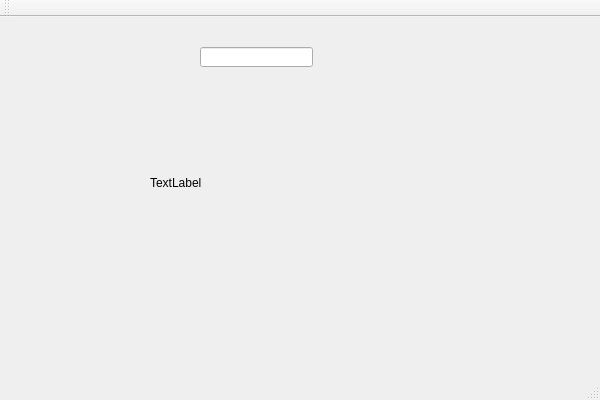
<?xml version="1.0" encoding="utf-8"?>
<ui version="4.0">
 <class>textChanged_testClass</class>
 <widget class="QMainWindow" name="textChanged_testClass">
  <property name="geometry">
   <rect>
    <x>0</x>
    <y>0</y>
    <width>600</width>
    <height>400</height>
   </rect>
  </property>
  <property name="windowTitle">
   <string>textChanged_test</string>
  </property>
  <widget class="QWidget" name="centralWidget">
   <widget class="QLineEdit" name="lineEdit">
    <property name="geometry">
     <rect>
      <x>200</x>
      <y>30</y>
      <width>113</width>
      <height>20</height>
     </rect>
    </property>
   </widget>
   <widget class="QLabel" name="label">
    <property name="geometry">
     <rect>
      <x>150</x>
      <y>90</y>
      <width>211</width>
      <height>151</height>
     </rect>
    </property>
    <property name="text">
     <string>TextLabel</string>
    </property>
   </widget>
  </widget>
  <widget class="QMenuBar" name="menuBar">
   <property name="geometry">
    <rect>
     <x>0</x>
     <y>0</y>
     <width>600</width>
     <height>23</height>
    </rect>
   </property>
  </widget>
  <widget class="QToolBar" name="mainToolBar">
   <attribute name="toolBarArea">
    <enum>TopToolBarArea</enum>
   </attribute>
   <attribute name="toolBarBreak">
    <bool>false</bool>
   </attribute>
  </widget>
  <widget class="QStatusBar" name="statusBar"/>
 </widget>
 <layoutdefault spacing="6" margin="11"/>
 <resources>
  <include location="textchanged_test.qrc"/>
 </resources>
 <connections/>
</ui>
